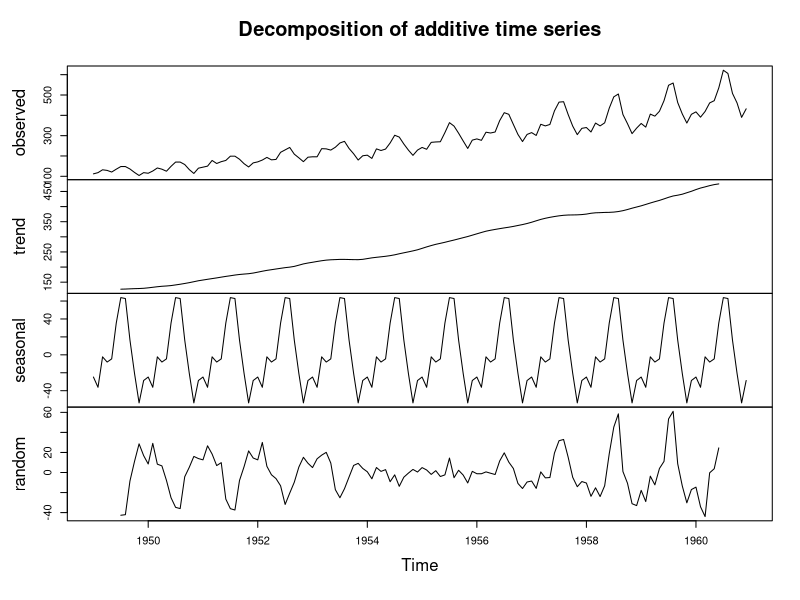

The R source for this figure:

install.packages('datasets')
data<-datasets::AirPassengers
dec<-decompose(AirPassengers)
plot(dec)
install.packages('forecast')
library(forecast)

a=forecast::auto.arima(data)
p=forecast::forecast(a, h=12)

print(p$mean)


